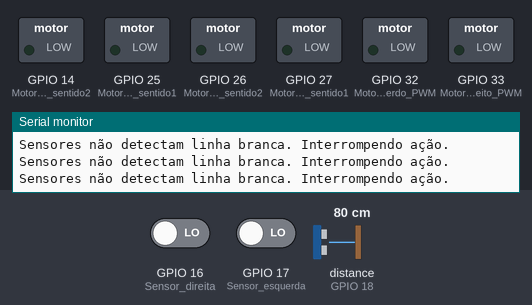
The sketch below on a simulated ESP32. On the bench: switched loads named in the sketch (green lamp = pin HIGH), the last lines printed to the serial monitor. Dashed ring = blinking. The test bench sets the inputs (shaded band); at power-on: GPIO 16 (Sensor_direita) LOW, GPIO 17 (Sensor_esquerda) LOW, distance to the obstacle (sensor on GPIO 18) 80 cm. The echo pulse lasts 58.3 µs per cm; pins used as bus, display or sensor lines are not drawn.

Above: at 2.8 s.
2.9 s: GPIO 16 (Sensor_direita) driven HIGH and GPIO 17 (Sensor_esquerda) driven HIGH
At 3.7 s:
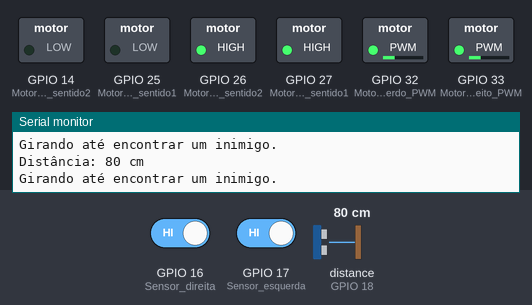
4.5 s: distance to the obstacle (sensor on GPIO 18) set to 34 cm
6.0 s: distance to the obstacle (sensor on GPIO 18) set to 28 cm
At 8.3 s:
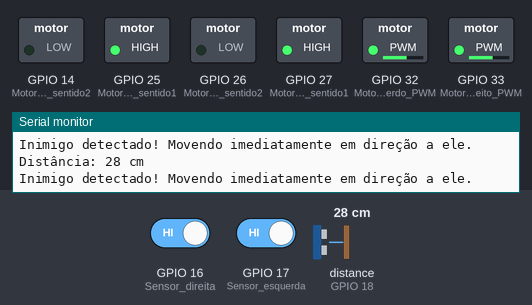
10.1 s: distance to the obstacle (sensor on GPIO 18) set to 35 cm
At 12.8 s:
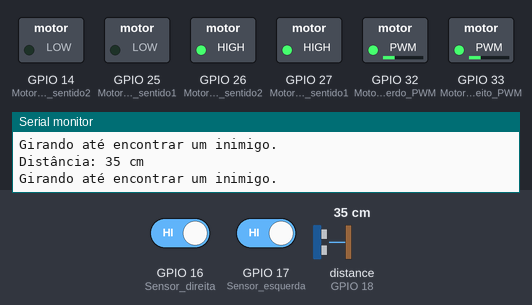
13.5 s: distance to the obstacle (sensor on GPIO 18) set to 2 cm
At 14.3 s:
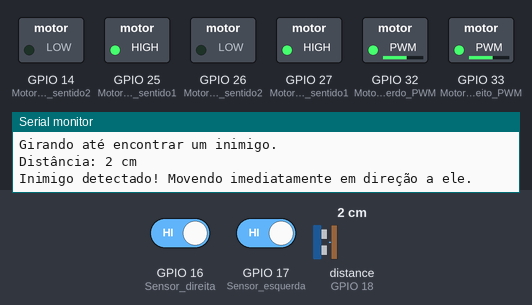
Timing chart, 0 to 18.6 s (numbered marks = the images above; inputs shaded):
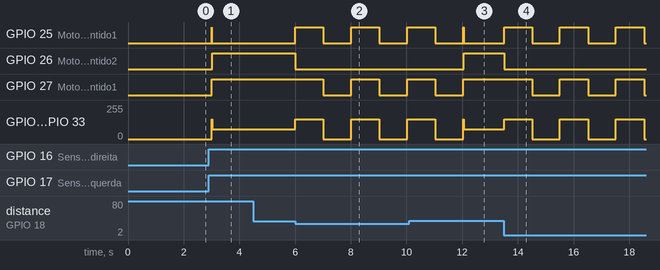

Measured:
- the behaviour switches between 31 and 30 cm on distance to the obstacle (sensor on GPIO 18) (found by bisection; images 1 and 2)
- after the input at 2.9 s, GPIO 25 (MotorEsquerdo_sentido1): LOW → HIGH after 0.11 s, → LOW 0.01 s later; GPIO 26 (MotorEsquerdo_sentido2): LOW → HIGH after 0.12 s; GPIO 27 (MotorDireito_sentido1): LOW → HIGH after 0.11 s; GPIO 32 (MotorEsquerdo_PWM), GPIO 33 (MotorDireito_PWM): 0/255 → 73/255 after 0.11 s
- after the input at 6.0 s, GPIO 25 (MotorEsquerdo_sentido1): alternates HIGH for 1.0 s and LOW for 1.0 s, starting at once; GPIO 26 (MotorEsquerdo_sentido2): HIGH → LOW at once
- after the input at 10.1 s, GPIO 26 (MotorEsquerdo_sentido2): LOW → HIGH after 2.0 s; GPIO 27 (MotorDireito_sentido1): goes on until 12.0 s, then stays HIGH
- after the input at 13.5 s, GPIO 25 (MotorEsquerdo_sentido1): alternates HIGH for 1.0 s and LOW for 1.0 s, starting at once; GPIO 26 (MotorEsquerdo_sentido2): HIGH → LOW at once

The sketch:

codigoRoboSumo.ino
```cpp
// Robo sumo V2

/* DECLARAÇÃO DE PINOS */
#define MotorDireito_sentido1 27
#define MotorDireito_sentido2 14
#define MotorEsquerdo_sentido1 25
#define MotorEsquerdo_sentido2 26
#define MotorDireito_PWM 33
#define MotorEsquerdo_PWM 32
#define Sensor_direita 16
#define Sensor_esquerda 17
#define Sensor_ultrassomTrig 19
#define Sensor_ultrassomEcho 18

/* CONSTANTES */
#define DISTANCIA_INIMIGO 30  // Distância para considerar um inimigo (ajuste conforme necessário)
#define TEMPO_MAXIMO_GIRO 50000  // Tempo máximo de giro em milissegundos (50 segundos)

unsigned long tempoInicioGiro = 0;  // Variável para armazenar o início do giro

void moveFrente() {
  digitalWrite(MotorDireito_sentido1, HIGH);
  digitalWrite(MotorDireito_sentido2, LOW);
  analogWrite(MotorDireito_PWM, 150);

  digitalWrite(MotorEsquerdo_sentido1, HIGH);
  digitalWrite(MotorEsquerdo_sentido2, LOW);
  analogWrite(MotorEsquerdo_PWM, 150);
}

void moveGirar() {
  digitalWrite(MotorDireito_sentido1, HIGH);
  digitalWrite(MotorDireito_sentido2, LOW);
  analogWrite(MotorDireito_PWM, 73);

  digitalWrite(MotorEsquerdo_sentido1, LOW);
  digitalWrite(MotorEsquerdo_sentido2, HIGH);
  analogWrite(MotorEsquerdo_PWM, 73);
}

void parar() {
  digitalWrite(MotorDireito_sentido1, LOW);
  digitalWrite(MotorDireito_sentido2, LOW);
  analogWrite(MotorDireito_PWM, 0);

  digitalWrite(MotorEsquerdo_sentido1, LOW);
  digitalWrite(MotorEsquerdo_sentido2, LOW);
  analogWrite(MotorEsquerdo_PWM, 0);
}

int medirDistancia() {
  digitalWrite(Sensor_ultrassomTrig, LOW);
  delayMicroseconds(2);
  digitalWrite(Sensor_ultrassomTrig, HIGH);
  delayMicroseconds(10);
  digitalWrite(Sensor_ultrassomTrig, LOW);

  return pulseIn(Sensor_ultrassomEcho, HIGH) / 58.0; // Converte o tempo de retorno em centímetros
}

// Função para verificar se a linha branca foi detectada pelos dois sensores
bool linhaBrancaDetectada() {
  // Lógica de detecção da linha branca com os dois sensores
  // Substitua a lógica abaixo com a lógica específica para seus sensores
  return (digitalRead(Sensor_esquerda) == HIGH && digitalRead(Sensor_direita) == HIGH);
}

void setup() {
  Serial.begin(115200);           // Inicia a comunicação serial
  Serial.println("Controle do Robô com Detecção de Inimigos e Bordas!");

  pinMode(MotorDireito_sentido1, OUTPUT);
  pinMode(MotorDireito_sentido2, OUTPUT);
  pinMode(MotorEsquerdo_sentido1, OUTPUT);
  pinMode(MotorEsquerdo_sentido2, OUTPUT);
  pinMode(MotorDireito_PWM, OUTPUT);
  pinMode(MotorEsquerdo_PWM, OUTPUT);
  pinMode(Sensor_direita, INPUT);
  pinMode(Sensor_esquerda, INPUT);
  pinMode(Sensor_ultrassomTrig, OUTPUT);
  pinMode(Sensor_ultrassomEcho, INPUT);
}

void avancarPorCentimetros(int centimetros) {
  moveFrente(); // Inicia o movimento para frente
  delay(centimetros * 10); // Delay proporcional ao número de centímetros a percorrer
  parar(); // Para o movimento
}

void loop() {
  int sensorDireita = digitalRead(Sensor_direita);
  int sensorEsquerda = digitalRead(Sensor_esquerda);

  if (sensorDireita == HIGH && sensorEsquerda == HIGH) {

    // Etapa inicial: avançar alguns centímetros
    avancarPorCentimetros(1); // Ajuste o número de centímetros conforme necessário

    // Lógica para detecção de inimigos após avançar
    while (true) {
      int distancia = medirDistancia();  // Mede a distância em centímetros

      Serial.print("Distância: ");
      Serial.print(distancia);
      Serial.println(" cm");

      // Lógica para detecção de inimigos
      if (distancia <= DISTANCIA_INIMIGO) {
        Serial.println("Inimigo detectado! Movendo imediatamente em direção a ele.");
        parar(); // Para o movimento antes de seguir em direção ao inimigo
        moveFrente();
        delay(1000);  // Move em direção ao inimigo por 1 segundo
        parar(); // Para o movimento após avançar
        break; // Sai do loop após detectar e seguir em direção ao inimigo
      } else {
        // Lógica para girar até encontrar um inimigo
        Serial.println("Girando até encontrar um inimigo.");

        // Se não começou a girar, registra o início do giro
        if (tempoInicioGiro == 0) {
          tempoInicioGiro = millis();
        }

        // Se o tempo de giro atingir o limite, avança mais 10 centímetros
        if (millis() - tempoInicioGiro >= TEMPO_MAXIMO_GIRO) {
          Serial.println("Tempo máximo de giro atingido. Avançando mais 10 centímetros.");
          parar(); // Para o movimento antes de avançar
          avancarPorCentimetros(5);
          break; // Sai do loop após avançar
        }

        moveGirar();
      }
    }

  } else {
    Serial.println("Sensores não detectam linha branca. Interrompendo ação.");
    parar(); // Para qualquer ação caso os sensores não estejam detectando uma linha branca
  }

  tempoInicioGiro = 0; // Reseta o tempo de início do giro para a próxima iteração

  delay(1000);  // Aguarda 1 segundo antes de começar a próxima iteração
}
```
